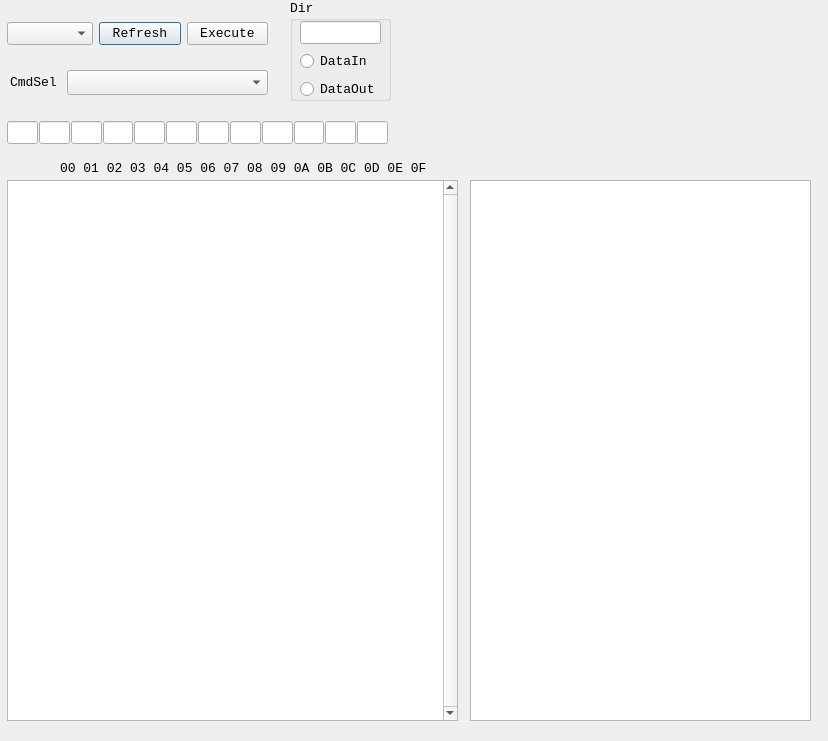
<?xml version="1.0" encoding="UTF-8"?>
<ui version="4.0">
 <class>Dialog</class>
 <widget class="QDialog" name="Dialog">
  <property name="geometry">
   <rect>
    <x>0</x>
    <y>0</y>
    <width>828</width>
    <height>741</height>
   </rect>
  </property>
  <property name="font">
   <font>
    <family>Courier New</family>
    <pointsize>10</pointsize>
   </font>
  </property>
  <property name="windowTitle">
   <string>UsbCmder</string>
  </property>
  <widget class="QGroupBox" name="groupBox">
   <property name="geometry">
    <rect>
     <x>290</x>
     <y>0</y>
     <width>101</width>
     <height>101</height>
    </rect>
   </property>
   <property name="title">
    <string>Dir</string>
   </property>
   <widget class="QWidget" name="layoutWidget">
    <property name="geometry">
     <rect>
      <x>10</x>
      <y>20</y>
      <width>81</width>
      <height>82</height>
     </rect>
    </property>
    <layout class="QVBoxLayout" name="verticalLayout">
     <item>
      <widget class="QLineEdit" name="txtDataLen"/>
     </item>
     <item>
      <widget class="QRadioButton" name="rdoDataIn">
       <property name="text">
        <string>DataIn</string>
       </property>
      </widget>
     </item>
     <item>
      <widget class="QRadioButton" name="rdoDataOut">
       <property name="text">
        <string>DataOut</string>
       </property>
      </widget>
     </item>
    </layout>
   </widget>
  </widget>
  <widget class="QComboBox" name="cboCmdSel">
   <property name="geometry">
    <rect>
     <x>67</x>
     <y>70</y>
     <width>201</width>
     <height>25</height>
    </rect>
   </property>
   <property name="font">
    <font>
     <family>Courier New</family>
     <pointsize>10</pointsize>
    </font>
   </property>
  </widget>
  <widget class="QTextEdit" name="txtMainMsg">
   <property name="geometry">
    <rect>
     <x>7</x>
     <y>180</y>
     <width>451</width>
     <height>541</height>
    </rect>
   </property>
   <property name="font">
    <font>
     <family>Courier New</family>
     <pointsize>10</pointsize>
    </font>
   </property>
   <property name="verticalScrollBarPolicy">
    <enum>Qt::ScrollBarAlwaysOn</enum>
   </property>
   <property name="horizontalScrollBarPolicy">
    <enum>Qt::ScrollBarAsNeeded</enum>
   </property>
  </widget>
  <widget class="QWidget" name="layoutWidget">
   <property name="geometry">
    <rect>
     <x>7</x>
     <y>120</y>
     <width>381</width>
     <height>26</height>
    </rect>
   </property>
   <layout class="QHBoxLayout" name="horizontalLayout">
    <property name="spacing">
     <number>1</number>
    </property>
    <item>
     <widget class="QLineEdit" name="txtCdb_00"/>
    </item>
    <item>
     <widget class="QLineEdit" name="txtCdb_01"/>
    </item>
    <item>
     <widget class="QLineEdit" name="txtCdb_02"/>
    </item>
    <item>
     <widget class="QLineEdit" name="txtCdb_03"/>
    </item>
    <item>
     <widget class="QLineEdit" name="txtCdb_04"/>
    </item>
    <item>
     <widget class="QLineEdit" name="txtCdb_05"/>
    </item>
    <item>
     <widget class="QLineEdit" name="txtCdb_06"/>
    </item>
    <item>
     <widget class="QLineEdit" name="txtCdb_07"/>
    </item>
    <item>
     <widget class="QLineEdit" name="txtCdb_08"/>
    </item>
    <item>
     <widget class="QLineEdit" name="txtCdb_09"/>
    </item>
    <item>
     <widget class="QLineEdit" name="txtCdb_10"/>
    </item>
    <item>
     <widget class="QLineEdit" name="txtCdb_11"/>
    </item>
   </layout>
  </widget>
  <widget class="QWidget" name="layoutWidget">
   <property name="geometry">
    <rect>
     <x>7</x>
     <y>20</y>
     <width>261</width>
     <height>28</height>
    </rect>
   </property>
   <layout class="QHBoxLayout" name="horizontalLayout_2">
    <item>
     <widget class="QComboBox" name="cboDriveSel"/>
    </item>
    <item>
     <widget class="QPushButton" name="btnRefresh">
      <property name="text">
       <string>Refresh</string>
      </property>
     </widget>
    </item>
    <item>
     <widget class="QPushButton" name="btnExecute">
      <property name="text">
       <string>Execute</string>
      </property>
     </widget>
    </item>
   </layout>
  </widget>
  <widget class="QLabel" name="label">
   <property name="geometry">
    <rect>
     <x>60</x>
     <y>160</y>
     <width>391</width>
     <height>16</height>
    </rect>
   </property>
   <property name="font">
    <font>
     <family>Courier New</family>
     <pointsize>10</pointsize>
    </font>
   </property>
   <property name="text">
    <string>00 01 02 03 04 05 06 07 08 09 0A 0B 0C 0D 0E 0F</string>
   </property>
  </widget>
  <widget class="QTextEdit" name="txtAscii">
   <property name="geometry">
    <rect>
     <x>470</x>
     <y>180</y>
     <width>341</width>
     <height>541</height>
    </rect>
   </property>
  </widget>
  <widget class="QLabel" name="label_2">
   <property name="geometry">
    <rect>
     <x>10</x>
     <y>74</y>
     <width>51</width>
     <height>16</height>
    </rect>
   </property>
   <property name="text">
    <string>CmdSel</string>
   </property>
  </widget>
 </widget>
 <resources/>
 <connections/>
</ui>
